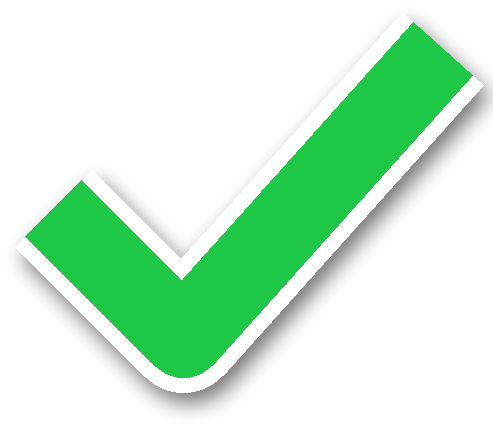
#> input picture assets/check_verde.png, 493 x 430 px
$ python -i efeitos.py   (imports and definitions only)
#> lines starting #> are read from the running program, lines starting #| are printed output that depends on the picture
#> further down, picture is the input picture: PIL image 493x430 RGBA; mean R, G, B, A 26.5, 62.9, 35.1, 79.5
"""Efeitos de interface no estilo do HUD do GTA 6, por cima do vídeo (e por baixo da legenda).

Cada efeito do roteiro vira uma sequência curta de PNGs com transparência, do tamanho do elemento,
que o montar.py coloca na passada final com overlay. Os elementos entram deslizando rápido e param seco
(com um rastro leve), ficam parados e somem com um fade curto.

No roteiro, em cada segmento:
  "efeitos": [{"tipo": "estrelas", "qtd": 3}, {"tipo": "card", "titulo": "Veículo roubado", "sub": "SUV vermelha", "em": 0.4}]
Comuns a todos: "em" (s após o início do segmento, padrão 0.15), "dur" ou "ate" (s), "x"/"y" (0–1, centro do elemento),
"som" (nome de um som para trocar o automático, ou false).
Tipos: card, aviso, alerta, icone, fato, numero, estrelas, dinheiro, cronometro, moldura, pin, rota, seta, texto, titulo.
"""
import math
import shutil
from pathlib import Path

from PIL import Image, ImageDraw, ImageFilter, ImageFont

from comum import FONTES, FPS, H, W

AMARELO = (255, 214, 10)
ROSA = (255, 46, 160)
BRANCO = (255, 255, 255)
PRETO = (0, 0, 0)
VERDE = (60, 230, 120)
VERMELHO = (235, 40, 60)
LARANJA = (255, 150, 20)
CINZA = (120, 120, 130)
PAINEL = (12, 12, 16, 222)
CORES = {"amarelo": AMARELO, "rosa": ROSA, "branco": BRANCO, "verde": VERDE, "vermelho": VERMELHO, "laranja": LARANJA}

TIPOS = ("card", "aviso", "alerta", "icone", "fato", "numero", "estrelas", "dinheiro", "cronometro", "moldura",
         "pin", "rota", "seta", "texto", "titulo")
SOM_PADRAO = {"card": "pop", "texto": "pop", "fato": "pop", "titulo": "pop", "pin": "pop", "moldura": "pop",
              "aviso": "notificacao", "alerta": "notificacao", "dinheiro": "dinheiro", "cronometro": "relogio",
              "numero": "whoosh", "seta": "whoosh", "rota": "whoosh", "estrelas": "pop"}
POSICAO = {"card": (0.5, 0.2), "aviso": (0.5, 0.17), "alerta": (0.5, 0.2), "icone": (0.5, 0.2), "fato": (0.2, 0.09),
           "numero": (0.5, 0.27), "estrelas": (0.5, 0.11), "dinheiro": (0.5, 0.18), "cronometro": (0.82, 0.13),
           "pin": (0.5, 0.4), "seta": (0.5, 0.3), "texto": (0.5, 0.2), "titulo": (0.5, 0.16)}
ENTRADA, SAIDA = 0.24, 0.16
MARGEM = 90                       # espaço no quadro do elemento para ele deslizar ao entrar


# ---------------------------------------------------------------- fontes
_FONTES = {}


# [19 lines left out: function _fonte, not called in this run]


def hud(tam, peso=820):
    """Fonte condensada e pesada, parecida com a do HUD do jogo."""
    return _fonte("Roboto-Variavel.ttf", tam, (peso, 75))


def grossa(tam):
    return _fonte("ArchivoBlack-Regular.ttf", tam)


# ---------------------------------------------------------------- utilidades de animação e desenho
def ease_out_expo(x):
    return 1.0 if x >= 1 else 1 - 2 ** (-10 * max(0.0, x))


def ease_out_back(x, s=1.4):
    x = min(1.0, max(0.0, x)) - 1
    return 1 + (s + 1) * x ** 3 + s * x ** 2


# [13 lines left out: function cor, not called in this run]


def medir(f, texto):
    x0, y0, x1, y1 = f.getbbox(texto)
    return x1 - x0, y1 - y0, x0, y0


def texto_com_contorno(d, xy, texto, f, preench=BRANCO, contorno=0, cor_contorno=PRETO, anchor="la"):
    d.text(xy, texto, font=f, fill=preench, stroke_width=contorno, stroke_fill=cor_contorno, anchor=anchor)


def com_sombra(img, raio=16, alpha=150, desloc=(0, 8)):
    """Sombra projetada suave atrás do elemento (fica dentro da mesma imagem)."""
#> called with raio = 16, alpha = 150, desloc = (0, 8)
    m = 36
    base = Image.new("RGBA", (img.width + 2 * m, img.height + 2 * m), (0, 0, 0, 0))
#> base: PIL image 565x502 RGBA; every value is 0
    sombra = Image.new("RGBA", base.size, (0, 0, 0, 0))
    a = img.getchannel("A").point(lambda v: v * alpha // 255)
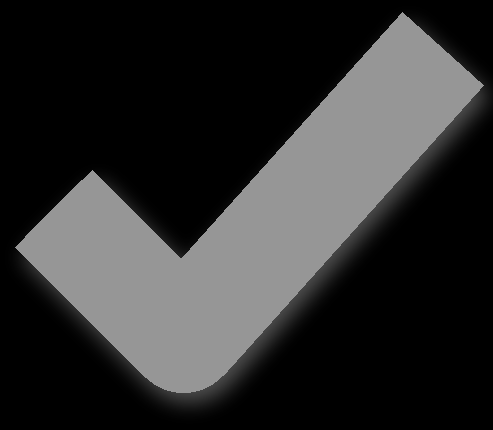
#> a: PIL image 493x430 L; min 0, max 150, mean 46.7
    preto = Image.new("RGBA", img.size, (0, 0, 0, 255))
    preto.putalpha(a)
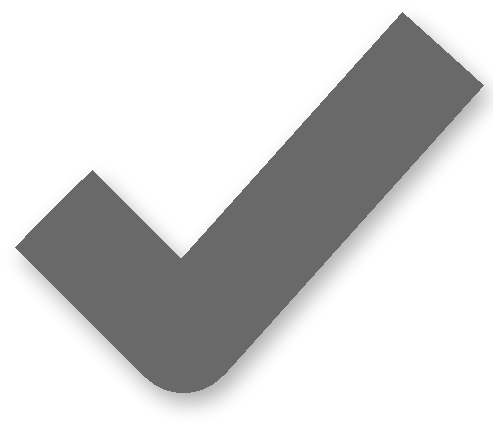
#> preto: PIL image 493x430 RGBA; mean R, G, B, A 0, 0, 0, 46.7; transparent parts drawn white
    sombra.paste(preto, (m + desloc[0], m + desloc[1]))
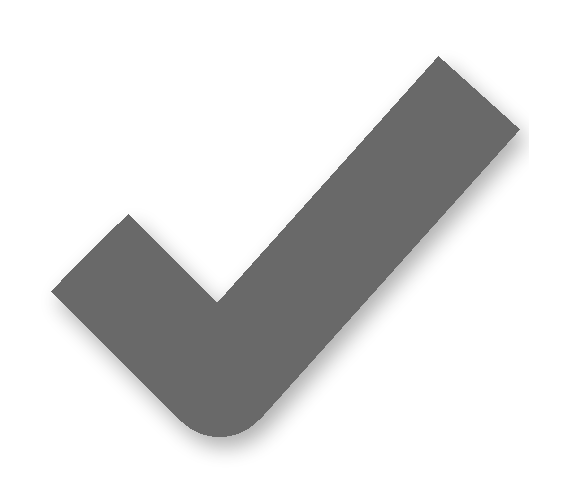
#> sombra: PIL image 565x502 RGBA; mean R, G, B, A 0, 0, 0, 34.9; transparent parts drawn white
    sombra = sombra.filter(ImageFilter.GaussianBlur(raio))
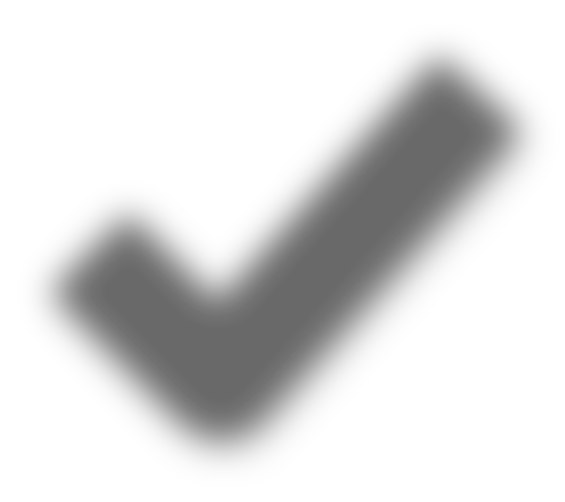
#> sombra: PIL image 565x502 RGBA; mean R, G, B, A 0, 0, 0, 34.9; transparent parts drawn white
    base.alpha_composite(sombra)
    base.alpha_composite(img, (m, m))
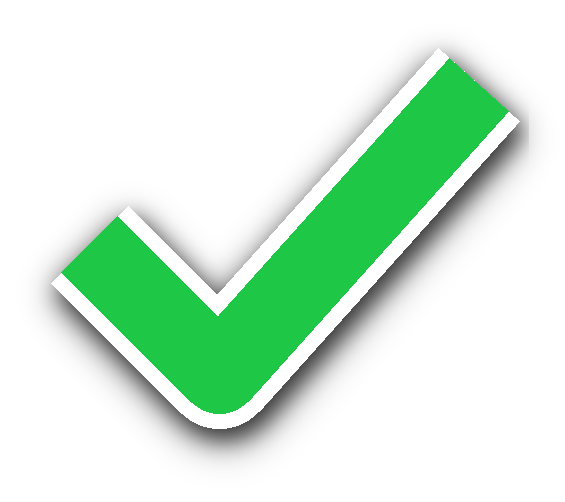
#> base: PIL image 565x502 RGBA; mean R, G, B, A 19.8, 47, 26.2, 64.6; transparent parts drawn white
    return base


# [32 lines left out: functions painel, estrela_pts, multiplicar_alpha, escalar, not called in this run]


# ---------------------------------------------------------------- os elementos (cada um: imagem do elemento no instante t)
class Elemento:
    """Base: desenha(t) -> imagem RGBA do elemento parado; a entrada/saída é aplicada por fora."""
    direcao = (0, -1)          # de onde entra: (0,-1) = de cima, (-1,0) = da esquerda
    pop = False                # entra crescendo em vez de deslizar

    def __init__(self, e, dur):
        self.e, self.dur = e, dur

    def desenha(self, t):
        raise NotImplementedError


class Card(Elemento):
    direcao = (-1, 0)

    # [17 lines left out: function __init__, not called in this run]

    def desenha(self, t):
        return self.img


class Texto(Elemento):
    direcao = (0, -1)

    # [11 lines left out: function __init__, not called in this run]

    def desenha(self, t):
        return self.img


class Titulo(Elemento):
    direcao = (0, -1)

    # [13 lines left out: function __init__, not called in this run]

    def desenha(self, t):
        return self.img


class Aviso(Elemento):
    direcao = (0, -1)

    # [16 lines left out: function __init__, not called in this run]

    def desenha(self, t):
        return self.img


class Icone(Elemento):
    pop = True

    # [22 lines left out: function __init__, not called in this run]

    def desenha(self, t):
        s = 1 + 0.05 * math.sin(max(0.0, t - ENTRADA) * 7)        # pulsa devagar
        return escalar(self.img, s)


class Fato(Elemento):
    direcao = (-1, 0)

    # [16 lines left out: functions __init__, desenha, not called in this run]


class Numero(Elemento):
    pop = True

    # [28 lines left out: function __init__, not called in this run]

    def desenha(self, t):
        return self.img


class Estrelas(Elemento):
    direcao = (0, -1)

    # [21 lines left out: functions __init__, desenha, not called in this run]

    def acendimentos(self):
        return [ENTRADA + k * self.intervalo for k in range(self.qtd)]


def _dinheiro(v):
    return "$" + f"{abs(int(round(v))):,}".replace(",", ".")


class Dinheiro(Elemento):
    direcao = (0, -1)

    # [19 lines left out: functions __init__, desenha, not called in this run]


class Cronometro(Elemento):
    pop = True

    # [18 lines left out: functions __init__, desenha, not called in this run]


class Seta(Elemento):
    pop = True

    # [12 lines left out: function __init__, not called in this run]

    def desenha(self, t):
        return self.img

    def deslocamento(self, t):         # empurrãozinho na direção da seta
        k = 14 * abs(math.sin(max(0.0, t - ENTRADA) * 6))
        return int(self.vetor[0] * k), int(self.vetor[1] * k)


class Pin(Elemento):
    direcao = (0, -1)

    # [28 lines left out: function __init__, not called in this run]

    def desenha(self, t):
        return self.img


class Moldura(Elemento):
    pop = True

    # [17 lines left out: functions __init__, desenha, not called in this run]


class Rota(Elemento):
    pop = False

    # [30 lines left out: functions __init__, desenha, not called in this run]

    def _local(self, p):
        return p[0] - self.x0, p[1] - self.y0


CLASSES = {"card": Card, "texto": Texto, "titulo": Titulo, "aviso": Aviso, "alerta": Icone, "icone": Icone,
           "fato": Fato, "numero": Numero, "estrelas": Estrelas, "dinheiro": Dinheiro, "cronometro": Cronometro,
           "seta": Seta, "pin": Pin, "moldura": Moldura, "rota": Rota}


# ---------------------------------------------------------------- render das sequências
# [102 lines left out: functions _quadro, renderizar, planejar, not called in this run]

>>> from PIL import Image
>>> picture = Image.open('../assets/check_verde.png')
>>> result = com_sombra(picture)

$ run again, on assets/circulo.png
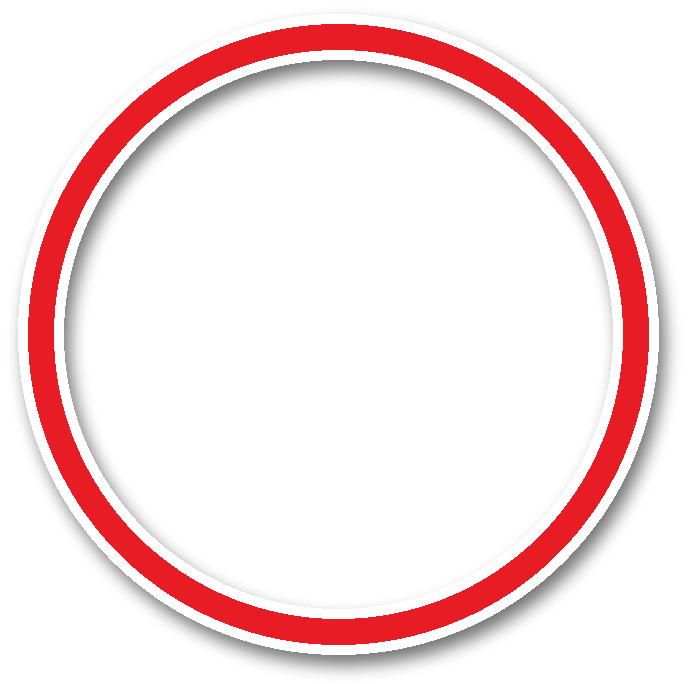
#> input picture assets/circulo.png, 688 x 684 px
#> picture is the input picture: PIL image 688x684 RGBA; mean R, G, B, A 44.2, 23.2, 24, 51.7
#> in com_sombra, `a = img.getchannel("A").point(lambda v: v * alpha // 255)`:
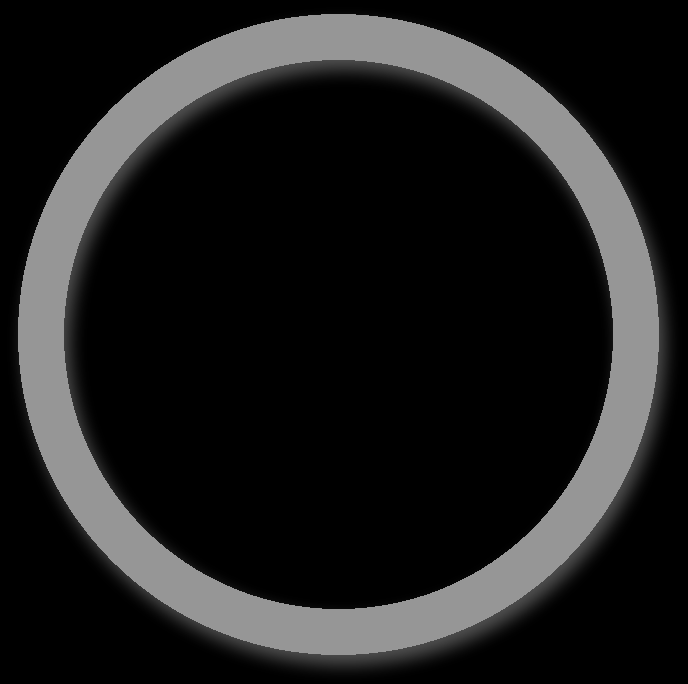
#> a: PIL image 688x684 L; min 0, max 150, mean 30.3
#> in com_sombra, `base.alpha_composite(img, (m, m))`:
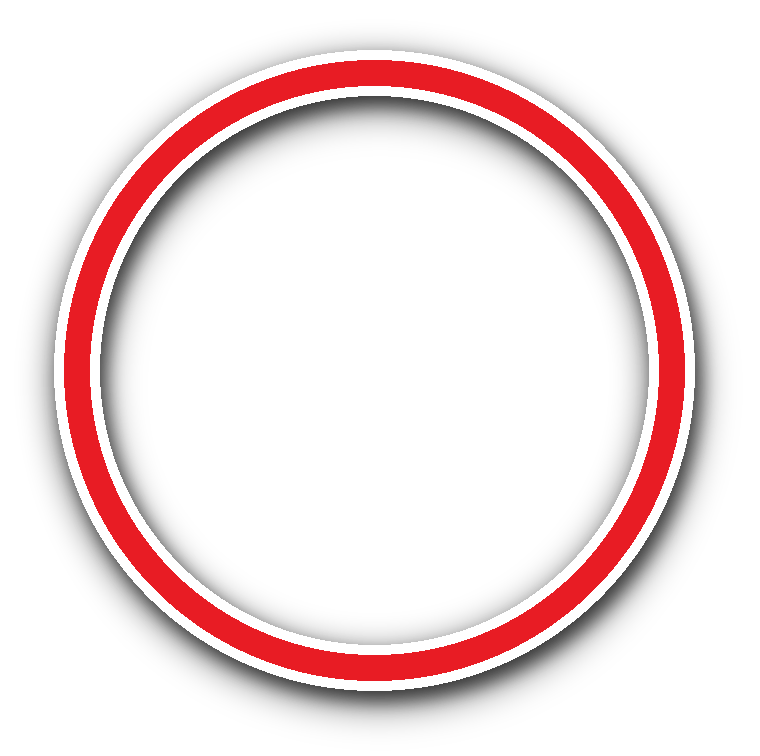
#> base: PIL image 760x756 RGBA; mean R, G, B, A 36.2, 19, 19.7, 49.4; transparent parts drawn white

$ run again, on assets/seta_baixo.png
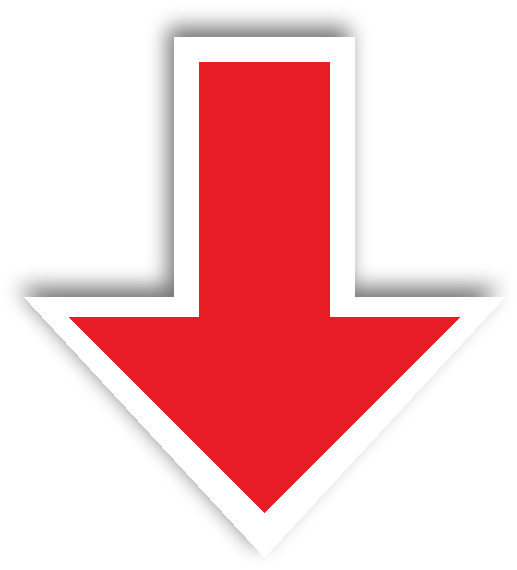
#> input picture assets/seta_baixo.png, 517 x 570 px
#> picture is the input picture: PIL image 517x570 RGBA; mean R, G, B, A 89.5, 39.8, 41.8, 99.2
#> in com_sombra, `a = img.getchannel("A").point(lambda v: v * alpha // 255)`:
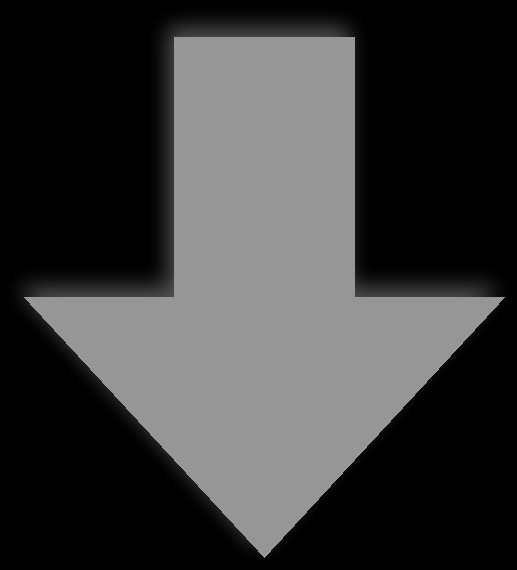
#> a: PIL image 517x570 L; min 0, max 150, mean 58.3
#> in com_sombra, `base.alpha_composite(img, (m, m))`:
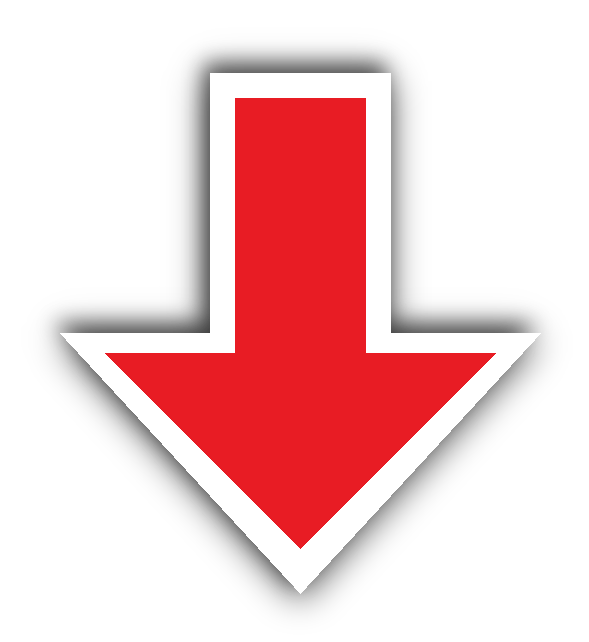
#> base: PIL image 589x642 RGBA; mean R, G, B, A 69.8, 31, 32.6, 82.1; transparent parts drawn white

$ run again, on assets/seta_cima.png
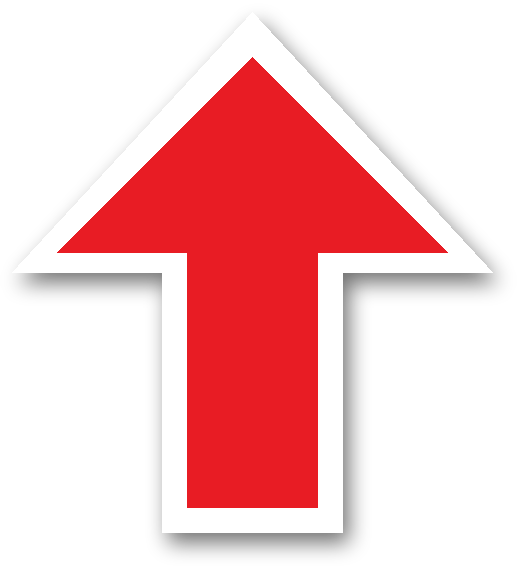
#> input picture assets/seta_cima.png, 517 x 570 px
#> picture is the input picture: PIL image 517x570 RGBA; mean R, G, B, A 89.5, 39.8, 41.8, 99.2
#> in com_sombra, `a = img.getchannel("A").point(lambda v: v * alpha // 255)`:
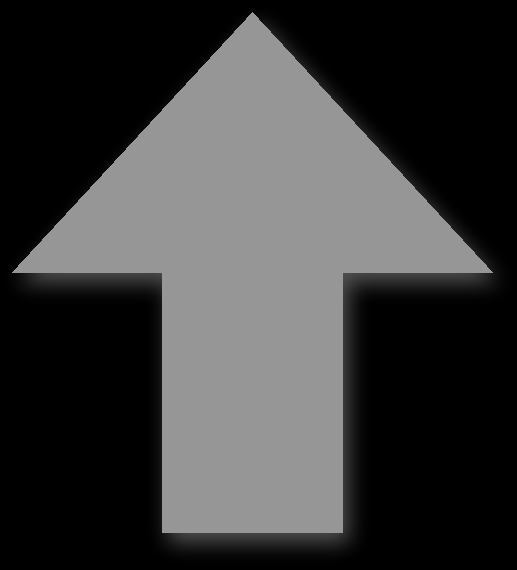
#> a: PIL image 517x570 L; min 0, max 150, mean 58.3
#> in com_sombra, `base.alpha_composite(img, (m, m))`:
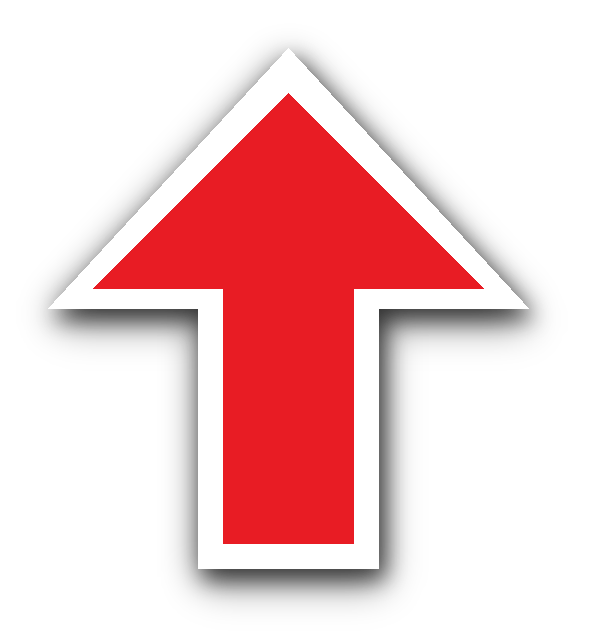
#> base: PIL image 589x642 RGBA; mean R, G, B, A 69.8, 31, 32.6, 82.1; transparent parts drawn white
